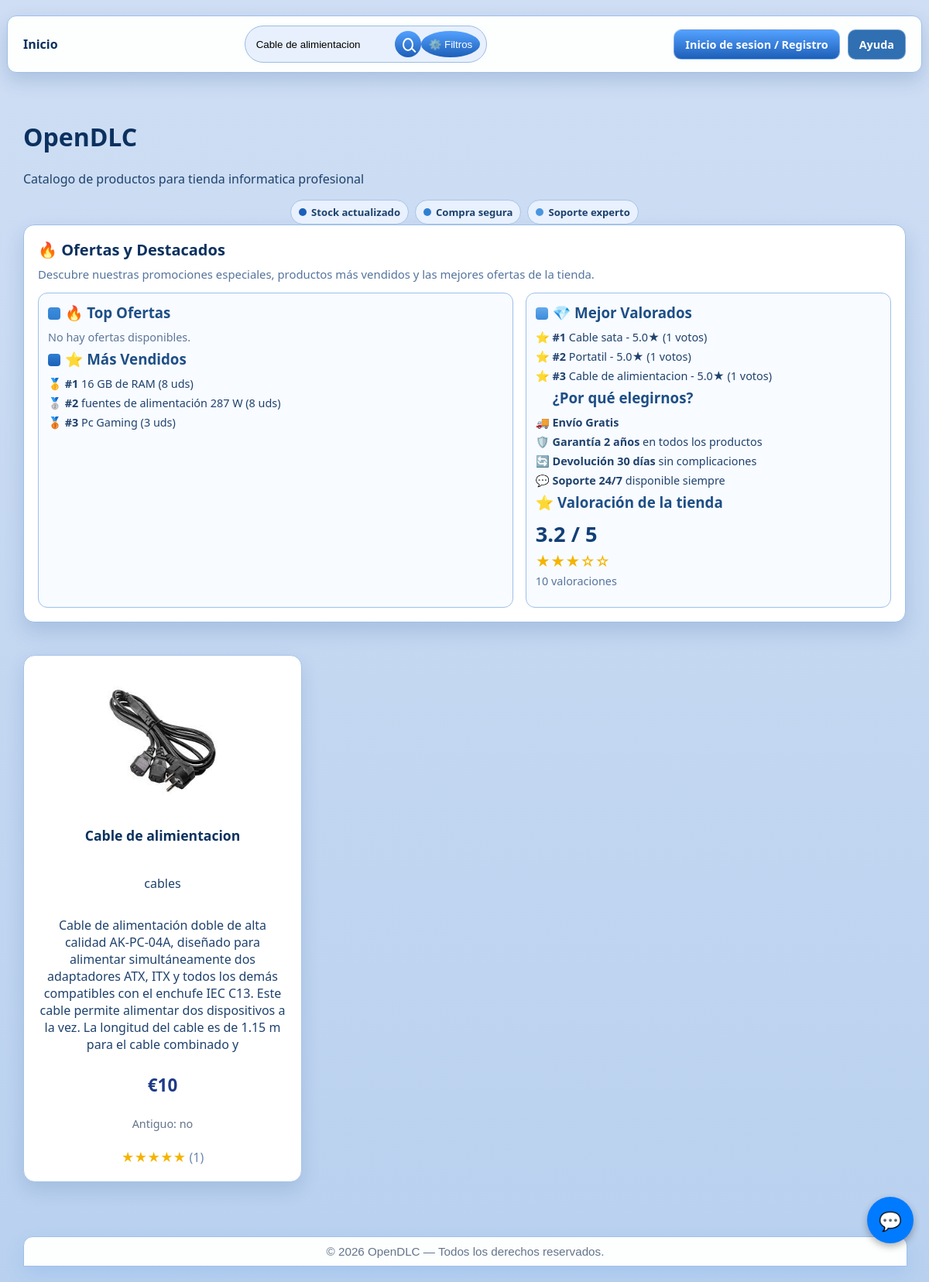
Page /Cliente_sinIniciarSesion.php?navegador=Cable de alimientacion on the committed database.
### tables this page shows
CREATE TABLE `componentes` (
  `codigo_producto` int(11) NOT NULL,
  `nombre` varchar(100) DEFAULT NULL,
  `tipo_hardware` varchar(30) NOT NULL,
  `Antiguo` varchar(2) NOT NULL,
  `Precio` float NOT NULL,
  `Comentario` varchar(300) NOT NULL,
  `imagen` varchar(255) DEFAULT NULL,
  `stock` int(11) DEFAULT 10,
  `id_administrador` int(11) DEFAULT NULL
);

### Cliente_sinIniciarSesion.php (the view, shortened to what this page needs)
<?php
include 'chatbot.php';
$conexion = mysqli_connect(getenv('DB_HOST'), getenv('DB_USER'), getenv('DB_PASS'), getenv('DB_NAME'));
$ventasPorTipo = [];
$ventasPorAdmin = [];
$productosEstrellaVentas = [];
$productosEstrellaValorados = [];
$mediaValoraciones = 0;
$totalValoraciones = 0;
if ($conexion) {
  $resTipo = mysqli_query($conexion, "SELECT tipoHardware, SUM(total) AS total FROM ventas GROUP BY tipoHardware ORDER BY total DESC LIMIT 5");
  if ($resTipo) {
    while ($f = mysqli_fetch_assoc($resTipo)) {
      $ventasPorTipo[] = [
        'nombre' => $f['tipoHardware'] !== null && $f['tipoHardware'] !== '' ? $f['tipoHardware'] : 'Sin tipo',
        'total' => (float)$f['total']
      ];
    }
  }
  $resAdmin = mysqli_query($conexion, "SELECT id_administrador, SUM(total) AS total FROM ventas GROUP BY id_administrador ORDER BY total DESC LIMIT 5");
  if ($resAdmin) {
    while ($f = mysqli_fetch_assoc($resAdmin)) {
      $ventasPorAdmin[] = [
        'nombre' => $f['id_administrador'] ? ('Admin ' . $f['id_administrador']) : 'Venta sin admin',
        'total' => (float)$f['total']
      ];
    }
  }
  $resTopVentas = mysqli_query($conexion, "SELECT producto, SUM(cantidad) AS unidades FROM ventas GROUP BY producto ORDER BY unidades DESC LIMIT 3");
  if ($resTopVentas) {
    while ($f = mysqli_fetch_assoc($resTopVentas)) {
      $productosEstrellaVentas[] = $f;
    }
  }
  $resTopValorados = mysqli_query($conexion, "SELECT c.nombre, ROUND(AVG(v.puntuacion),1) AS media, COUNT(*) AS votos FROM valoraciones v INNER JOIN componentes c ON c.codigo_producto = v.codigo_producto GROUP BY v.codigo_producto, c.nombre ORDER BY media DESC, votos DESC LIMIT 3");
  if ($resTopValorados) {
    while ($f = mysqli_fetch_assoc($resTopValorados)) {
      $productosEstrellaValorados[] = $f;
    }
  }
  $resMedia = mysqli_query($conexion, "SELECT ROUND(AVG(puntuacion),1) AS media, COUNT(*) AS total FROM valoraciones");
  if ($resMedia && $f = mysqli_fetch_assoc($resMedia)) {
    $mediaValoraciones = (float)($f['media'] ?? 0);
    $totalValoraciones = (int)($f['total'] ?? 0);
  }
}
?>
<!DOCTYPE html>
<html lang="es">
<head>
<link rel="stylesheet" href="css/prueba_cliente.css">
</head>
<body>
<div class="navbar">
  <div class="nav-left">
    <a href="Cliente_sinIniciarSesion.php" class="nav-back">Inicio</a>
  </div>
  <div class="nav-center">
    <form method="get" class="barra-busqueda">
      <input type="text" name="navegador" placeholder="Buscar productos..."
      value="<?php echo isset($_GET['navegador']) ? htmlspecialchars($_GET['navegador']) : ''; ?>">
      <button type="submit" class="search-btn" aria-label="Buscar">
        <span class="icon-search" aria-hidden="true"></span>
      </button>
	  <button type="button" class="btn-filtros" onclick="toggleFiltros(event)">⚙️ Filtros</button>
    </form>
  </div>
  <div class="nav-right">
    <a class="top-btn top-btn-login" href="UID/iniciar_sesion/acceso.php">Inicio de sesion / Registro</a>
    <a class="top-btn top-btn-help" href="Ayuda/formularioAyuda.php">Ayuda</a>
  </div>
</div>
<div class="container">
<header>
  <h1>OpenDLC</h1>
  <p>Catalogo de productos para tienda informatica profesional</p>
  <div class="hero-badges">
    <span class="hero-badge"><span class="icon-dot icon-dot-stock"></span>Stock actualizado</span>
    <span class="hero-badge"><span class="icon-dot icon-dot-secure"></span>Compra segura</span>
    <span class="hero-badge"><span class="icon-dot icon-dot-service"></span>Soporte experto</span>
  </div>
</header>
<section class="home-insight-unified">
  <h2>🔥 Ofertas y Destacados</h2>
  <p class="unified-desc">
    Descubre nuestras promociones especiales, productos más vendidos y las mejores ofertas de la tienda.
  </p>
  <div class="unified-columns">
    <div class="unified-col">
      <h3><span class="section-icon section-icon-star"></span>🔥 Top Ofertas</h3>
      <div class="ranking-list">
        <?php
        $sqlOfertas = "SELECT nombre, tipo_hardware, Precio, Antiguo FROM componentes
                       WHERE Precio < Antiguo AND Antiguo > 0
                       ORDER BY (Antiguo - Precio) DESC LIMIT 3";
        $resOfertas = mysqli_query($conexion, $sqlOfertas);
        if ($resOfertas && mysqli_num_rows($resOfertas) > 0) {
          while ($oferta = mysqli_fetch_assoc($resOfertas)) {
            $descuento = round((1 - $oferta['Precio'] / $oferta['Antiguo']) * 100);
            echo "<p><strong>💰 " . htmlspecialchars($oferta['nombre']) . "</strong></p>";
            echo "<p class='precio-oferta'><span class='precio-nuevo'>" . $oferta['Precio'] . "€</span>
                  <span class='precio-antiguo'>" . $oferta['Antiguo'] . "€</span>
                  <span class='descuento-badge'>-" . $descuento . "%</span></p>";
          }
        } else {
          echo "<p class='empty-note'>No hay ofertas disponibles.</p>";
        }
        ?>
      </div>
      <h3><span class="section-icon section-icon-graph"></span>⭐ Más Vendidos</h3>
      <div class="ranking-list">
        <?php
        if (!empty($productosEstrellaVentas)) {
          foreach ($productosEstrellaVentas as $i => $fila) {
            $pos = $i + 1;
            $icono = $pos == 1 ? "🥇" : ($pos == 2 ? "🥈" : "🥉");
            echo "<p><strong>{$icono} #{$pos}</strong> " . htmlspecialchars($fila['producto']) . " (" . (int)$fila['unidades'] . " uds)</p>";
          }
        } else {
          echo "<p class='empty-note'>Aún no hay ranking de ventas.</p>";
        }
        ?>
      </div>
    </div>
    <div class="unified-col">
      <h3><span class="section-icon section-icon-rating"></span>💎 Mejor Valorados</h3>
      <div class="ranking-list">
        <?php
        if (!empty($productosEstrellaValorados)) {
          foreach ($productosEstrellaValorados as $i => $fila) {
            $pos = $i + 1;
            echo "<p><strong>⭐ #{$pos}</strong> " . htmlspecialchars($fila['nombre']) . " - " . number_format((float)$fila['media'], 1) . "★ (" . (int)$fila['votos'] . " votos)</p>";
          }
        } else {
          echo "<p class='empty-note'>Aún no hay productos valorados.</p>";
        }
        ?>
      </div>
      <h3><span class="section-icon section-icon-secure"></span>¿Por qué elegirnos?</h3>
      <div class="ranking-list">
        <p>🚚 <strong>Envío Gratis</strong></p>
        <p>🛡️ <strong>Garantía 2 años</strong> en todos los productos</p>
        <p>🔄 <strong>Devolución 30 días</strong> sin complicaciones</p>
        <p>💬 <strong>Soporte 24/7</strong> disponible siempre</p>
      </div>
      <h3>⭐ Valoración de la tienda</h3>
      <?php
      $estrellasMedia = (int)round($mediaValoraciones);
      $estrellasTxt = str_repeat("★", $estrellasMedia) . str_repeat("☆", 5 - $estrellasMedia);
      ?>
      <p class="overall-rating"><?php echo number_format($mediaValoraciones, 1); ?> / 5</p>
      <p class="overall-stars"><?php echo $estrellasTxt; ?></p>
      <p class="overall-meta"><?php echo $totalValoraciones; ?> valoraciones</p>
    </div>
  </div>
</section>
<div class="productos">
<?php
$conexion = mysqli_connect(getenv('DB_HOST'), getenv('DB_USER'), getenv('DB_PASS'), getenv('DB_NAME'));
$hayBusqueda = isset($_GET['navegador']) && !empty(trim($_GET['navegador']));
$where = [];
if ($hayBusqueda) {
  $busqueda = mysqli_real_escape_string($conexion, trim($_GET['navegador']));
  $where[] = "(nombre LIKE '%$busqueda%' OR tipo_hardware LIKE '%$busqueda%')";
}
$sql = "SELECT * FROM componentes";
if (!empty($where)) {
  $sql .= " WHERE " . implode(" AND ", $where);
}
$resultado = mysqli_query($conexion, $sql);
if (mysqli_num_rows($resultado) > 0) {
  while ($fila = mysqli_fetch_assoc($resultado)) {
    $productoId = (int)$fila['codigo_producto'];
    $sql_val = "SELECT AVG(puntuacion) AS media, COUNT(*) AS total FROM valoraciones WHERE codigo_producto = $productoId";
    $res_val = mysqli_query($conexion, $sql_val);
    $rating = ['media' => 0, 'total' => 0];
    if ($res_val) {
      $rating = mysqli_fetch_assoc($res_val);
    }
    $media = round((float)($rating['media'] ?? 0));
    $total = (int)($rating['total'] ?? 0);
    $estrellas = str_repeat("★", $media) . str_repeat("☆", 5 - $media);
    echo "
    <div class='producto'>
      <img src='imagenes_productos/".htmlspecialchars($fila['imagen'])."' class='producto-img'>
      <h3>".htmlspecialchars($fila['nombre'])."</h3>
      <p class='tipo'>".htmlspecialchars($fila['tipo_hardware'])."</p>
      <p class='comentario'>".htmlspecialchars($fila['Comentario'])."</p>
      <p class='precio'>€".htmlspecialchars($fila['Precio'])."</p>
      <p class='antiguo'>Antiguo: ".htmlspecialchars($fila['Antiguo'])."</p>
      <p class='catalogo-stars'>{$estrellas} <span>({$total})</span></p>
    </div>
    ";
  }
} else {
  echo "<p>No hay productos</p>";
}
?>
</div>
<footer class="footer-note">
  &copy; <?php echo date("Y"); ?> OpenDLC — Todos los derechos reservados.
</footer>
</div>
</body>
</html>

### chatbot.php (style rules this page uses)
body { font-family: Arial, sans-serif; }

### rows in the picture
componentes: imagen (picture), nombre "Cable de alimientacion", tipo_hardware "cables", Comentario "Cable de alimentación doble de alta calidad AK-PC-04A, diseñado para alimentar simultáneamente dos adaptadores ATX, ITX y todos los demás compatibles con el enchufe IEC C13. Este cable permite alimentar dos dispositivos a la vez. La longitud del cable es de 1.15 m para el cable combinado y", Precio "10", Antiguo "no", estrellas "★★★★★", total "1"

### other values in the picture
$icono "🥇"
$pos "1"
$fila['producto'] "16 GB de RAM"
$fila['unidades'] "8"
$icono "🥈"
$pos "2"
$fila['producto'] "fuentes de alimentación 287 W"
$icono "🥉"
$pos "3"
$fila['producto'] "Pc Gaming"
$fila['unidades'] "3"
$fila['nombre'] "Cable sata"
$fila['media'] "5.0"
$fila['votos'] "1"
$fila['nombre'] "Portatil"
